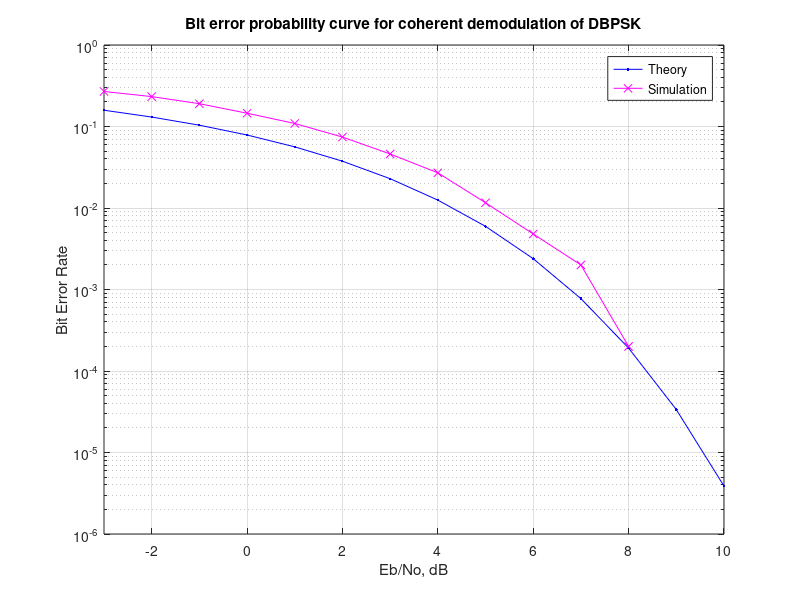

MATLAB code for this plot:
clc;
clear all;
close all;
N = 10^4; % number of bits or symbols

rand('state', 100); % initializing the rand() function

randn('state', 200); % initializing the randn() function

ip = rand(1, N) > 0.5; % generating 0,1 with equal probability
ipD = mod(filter(1, [1 -1], ip), 2); % differential encoding y[n] = y[n-1] + x[n]

s = 2 * ipD - 1; % BPSK modulation 0-1: 10

n = 1 / sqrt(2) * (randn(1, N) + 1i * randn(1, N)); % white Gaussian noise, variance

Eb_NO_dB = [-3:10]; % multiple Eb/NO values
nErr_dbpsk_coh = zeros(1, length(Eb_NO_dB));

for ii = 1:length(Eb_NO_dB)
    y = s + 10^(-Eb_NO_dB(ii) / 20) * n; % additive white Gaussian noise
    ipDHat_coh = real(y) > 0; % coherent demodulation
    ipHat_coh = mod(filter([1 -1], 1, ipDHat_coh), 2); % differential decoding
    nErr_dbpsk_coh(ii) = sum(ip ~= ipHat_coh); % counting the number of errors
end

simber_dbpsk_coh = nErr_dbpsk_coh / N;
theoryBer_dbpsk_coh = 0.5 * erfc(sqrt(10.^(Eb_NO_dB / 10))); % theoretical BER

figure;
semilogy(Eb_NO_dB, theoryBer_dbpsk_coh, 'b.-');
hold on;
semilogy(Eb_NO_dB, simber_dbpsk_coh, 'mx-');
axis([-3 10 1e-6 1]);
grid on;
legend('Theory', 'Simulation');
xlabel('Eb/No, dB');
ylabel('Bit Error Rate');
title('Bit error probability curve for coherent demodulation of DBPSK');
